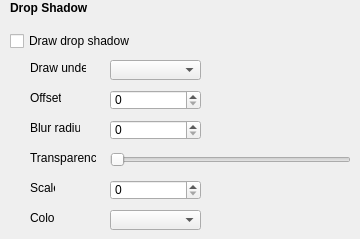
        <widget class="QWidget" name="shadowPage">
         <widget class="QLabel" name="label_13">
          <property name="geometry">
           <rect>
            <x>10</x>
            <y>0</y>
            <width>101</width>
            <height>16</height>
           </rect>
          </property>
          <property name="font">
           <font>
            <weight>75</weight>
            <bold>true</bold>
           </font>
          </property>
          <property name="text">
           <string>Drop Shadow</string>
          </property>
         </widget>
         <widget class="QCheckBox" name="checkBox_5">
          <property name="geometry">
           <rect>
            <x>10</x>
            <y>30</y>
            <width>161</width>
            <height>22</height>
           </rect>
          </property>
          <property name="text">
           <string>Draw drop shadow</string>
          </property>
         </widget>
         <widget class="QLabel" name="label_37">
          <property name="geometry">
           <rect>
            <x>30</x>
            <y>60</y>
            <width>56</width>
            <height>16</height>
           </rect>
          </property>
          <property name="text">
           <string>Draw under</string>
          </property>
         </widget>
         <widget class="QComboBox" name="comboBox_15">
          <property name="geometry">
           <rect>
            <x>110</x>
            <y>60</y>
            <width>91</width>
            <height>20</height>
           </rect>
          </property>
         </widget>
         <widget class="QLabel" name="label_44">
          <property name="geometry">
           <rect>
            <x>30</x>
            <y>90</y>
            <width>31</width>
            <height>16</height>
           </rect>
          </property>
          <property name="text">
           <string>Offset</string>
          </property>
         </widget>
         <widget class="QSpinBox" name="spinBox_10">
          <property name="geometry">
           <rect>
            <x>110</x>
            <y>90</y>
            <width>91</width>
            <height>20</height>
           </rect>
          </property>
         </widget>
         <widget class="QLabel" name="label_45">
          <property name="geometry">
           <rect>
            <x>30</x>
            <y>120</y>
            <width>50</width>
            <height>16</height>
           </rect>
          </property>
          <property name="text">
           <string>Blur radius</string>
          </property>
         </widget>
         <widget class="QSpinBox" name="spinBox_11">
          <property name="geometry">
           <rect>
            <x>110</x>
            <y>120</y>
            <width>91</width>
            <height>20</height>
           </rect>
          </property>
         </widget>
         <widget class="QLabel" name="label_46">
          <property name="geometry">
           <rect>
            <x>30</x>
            <y>150</y>
            <width>66</width>
            <height>16</height>
           </rect>
          </property>
          <property name="text">
           <string>Transparency</string>
          </property>
         </widget>
         <widget class="QSlider" name="horizontalSlider_5">
          <property name="geometry">
           <rect>
            <x>110</x>
            <y>150</y>
            <width>241</width>
            <height>20</height>
           </rect>
          </property>
          <property name="orientation">
           <enum>Qt::Horizontal</enum>
          </property>
         </widget>
         <widget class="QLabel" name="label_47">
          <property name="geometry">
           <rect>
            <x>30</x>
            <y>180</y>
            <width>25</width>
            <height>16</height>
           </rect>
          </property>
          <property name="text">
           <string>Scale</string>
          </property>
         </widget>
         <widget class="QSpinBox" name="spinBox_9">
          <property name="geometry">
           <rect>
            <x>110</x>
            <y>180</y>
            <width>91</width>
            <height>20</height>
           </rect>
          </property>
         </widget>
         <widget class="QLabel" name="label_48">
          <property name="geometry">
           <rect>
            <x>30</x>
            <y>210</y>
            <width>25</width>
            <height>16</height>
           </rect>
          </property>
          <property name="text">
           <string>Color</string>
          </property>
         </widget>
         <widget class="QComboBox" name="comboBox_16">
          <property name="geometry">
           <rect>
            <x>110</x>
            <y>210</y>
            <width>91</width>
            <height>20</height>
           </rect>
          </property>
         </widget>
        </widget>
